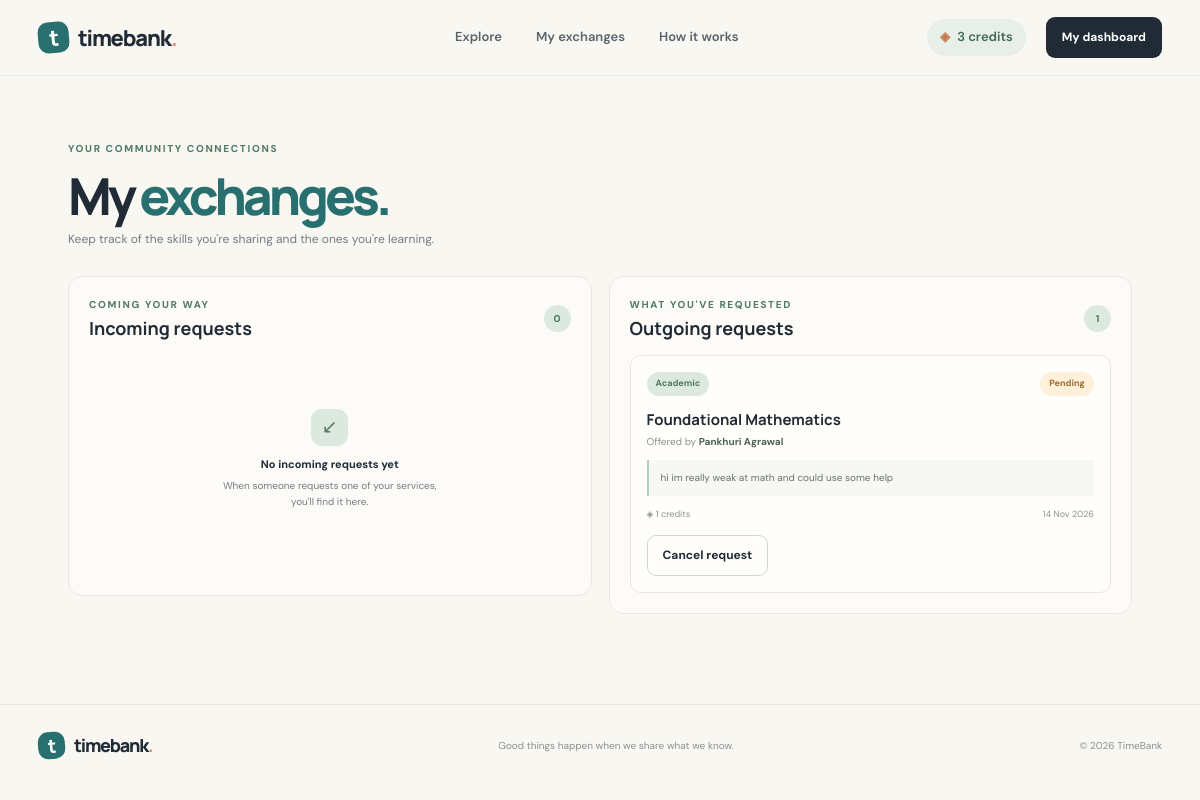
Page /exchanges (signed in) on the earlier database version.
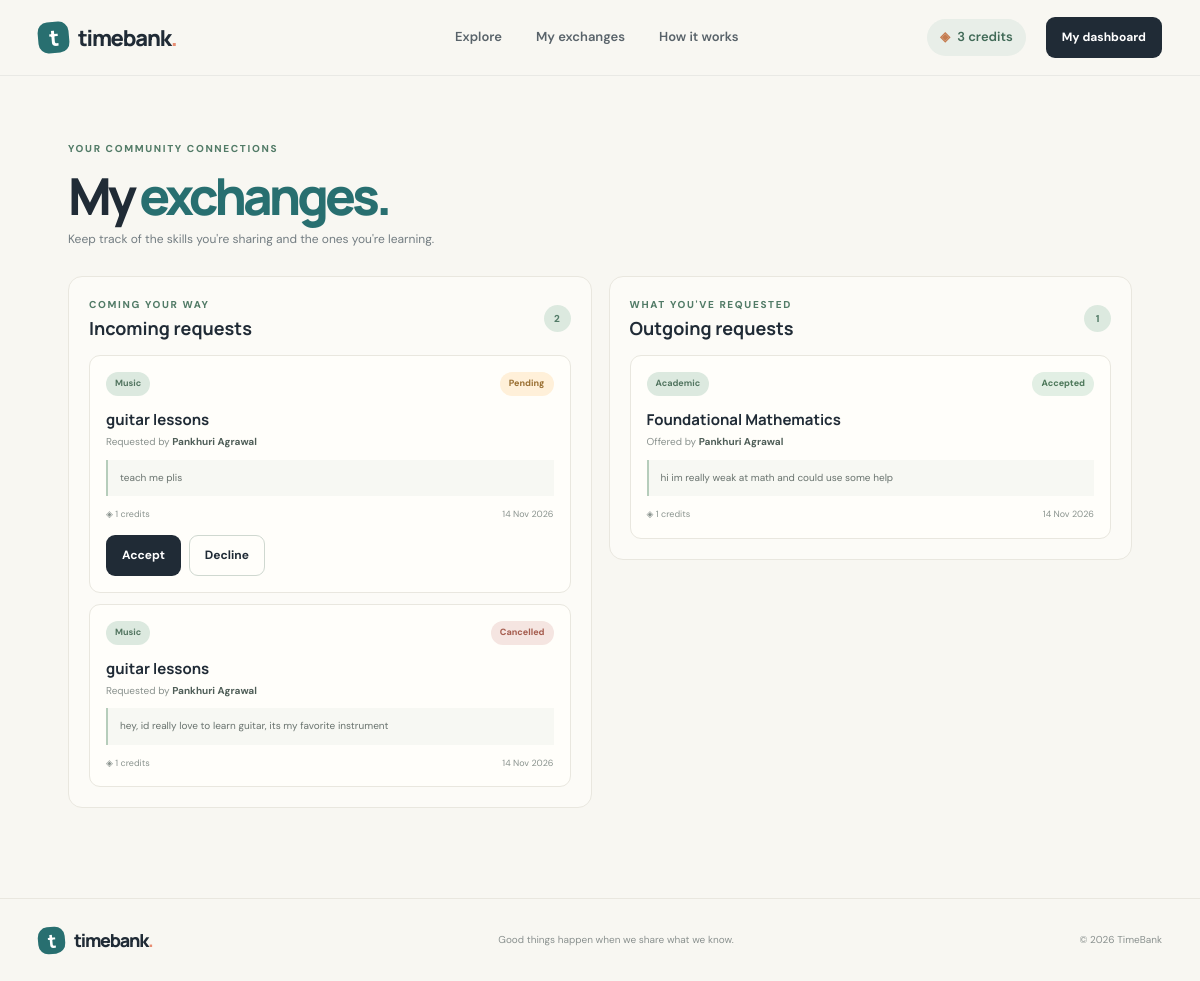
Same page on the later database version.
### models.py (models this page shows)
class User(UserMixin, db.Model):
    id = db.Column(db.Integer, primary_key=True)
    name = db.Column(db.String(80), nullable=False)
    email = db.Column(db.String(120), unique=True, nullable=False, index=True)
    password_hash = db.Column(db.String(255), nullable=False)
    location = db.Column(db.String(120))
    bio = db.Column(db.String(300))
    credits = db.Column(db.Integer, nullable=False, default=3)
    created_at = db.Column(db.DateTime, default=datetime.utcnow)
    services = db.relationship(
        "Service", backref="owner", lazy=True, cascade="all, delete-orphan"
    )

class ExchangeRequest(db.Model):
    id = db.Column(db.Integer, primary_key=True)
    service_id = db.Column(db.Integer, db.ForeignKey("service.id"), nullable=False)
    requester_id = db.Column(db.Integer, db.ForeignKey("user.id"), nullable=False)
    provider_id = db.Column(db.Integer, db.ForeignKey("user.id"), nullable=False)
    message = db.Column(db.Text, nullable=False)
    status = db.Column(db.String(20), nullable=False, default="pending")
    created_at = db.Column(db.DateTime, default=datetime.utcnow)
    service = db.relationship("Service", backref="exchange_requests")
    requester = db.relationship("User", foreign_keys=[requester_id])
    provider = db.relationship("User", foreign_keys=[provider_id])

class Service(db.Model):
    id = db.Column(db.Integer, primary_key=True)
    title = db.Column(db.String(100), nullable=False)
    category = db.Column(db.String(40), nullable=False)
    description = db.Column(db.Text, nullable=False)
    duration_hours = db.Column(db.Integer, nullable=False, default=1)
    is_active = db.Column(db.Boolean, nullable=False, default=True)
    created_at = db.Column(db.DateTime, default=datetime.utcnow)
    owner_id = db.Column(db.Integer, db.ForeignKey("user.id"), nullable=False)

### app.py (the view)
@app.route("/exchanges")
@login_required
def exchanges():
    incoming = (
        ExchangeRequest.query.filter_by(provider_id=current_user.id)
        .order_by(ExchangeRequest.created_at.desc()).all()
    )
    outgoing = (
        ExchangeRequest.query.filter_by(requester_id=current_user.id)
        .order_by(ExchangeRequest.created_at.desc()).all()
    )
    return render_template("exchanges.html", incoming=incoming, outgoing=outgoing)

### app.py (called while the page is built)
@login_manager.user_loader
def load_user(user_id):
    return db.session.get(User, int(user_id))

### templates/exchanges.html (shortened to what this page needs)
{% extends "base.html" %}
{% block content %}
<section class="page-shell">
  <div class="page-intro"><div class="eyebrow">YOUR COMMUNITY CONNECTIONS</div><h1>My <span>exchanges.</span></h1><p class="muted">Keep track of the skills you're sharing and the ones you're learning.</p></div>
  <div class="exchange-columns">
    <section class="exchange-panel">
      <div class="exchange-panel-heading"><div><div class="eyebrow">COMING YOUR WAY</div><h2>Incoming requests</h2></div><span class="count-bubble">{{ incoming|length }}</span></div>
      {% if incoming %}
        {% for item in incoming %}
          <article class="exchange-card">
            <div class="exchange-card-top"><span class="category-tag">{{ item.service.category }}</span><span class="status-pill status-{{ item.status }}">{{ item.status }}</span></div>
            <h3>{{ item.service.title }}</h3>
            <p class="exchange-person">Requested by <b>{{ item.requester.name }}</b></p>
            <blockquote>{{ item.message }}</blockquote>
            <div class="exchange-meta"><span>◈ {{ item.service.duration_hours }} credits</span><span>{{ item.created_at.strftime('%d %b %Y') }}</span></div>
            {% if item.status == 'pending' %}
              <div class="exchange-actions">
                <form method="POST" action="{{ url_for('update_exchange', exchange_id=item.id, action='accept') }}"><button class="button button-dark button-small" type="submit">Accept</button></form>
                <form method="POST" action="{{ url_for('update_exchange', exchange_id=item.id, action='reject') }}"><button class="button button-outline button-small" type="submit">Decline</button></form>
              </div>
            {% endif %}
          </article>
        {% endfor %}
      {% else %}
        <div class="exchange-empty"><span>↙</span><b>No incoming requests yet</b><p>When someone requests one of your services, you'll find it here.</p></div>
      {% endif %}
    </section>
    <section class="exchange-panel">
      <div class="exchange-panel-heading"><div><div class="eyebrow">WHAT YOU'VE REQUESTED</div><h2>Outgoing requests</h2></div><span class="count-bubble">{{ outgoing|length }}</span></div>
      {% if outgoing %}
        {% for item in outgoing %}
          <article class="exchange-card">
            <div class="exchange-card-top"><span class="category-tag">{{ item.service.category }}</span><span class="status-pill status-{{ item.status }}">{{ item.status }}</span></div>
            <h3>{{ item.service.title }}</h3>
            <p class="exchange-person">Offered by <b>{{ item.provider.name }}</b></p>
            <blockquote>{{ item.message }}</blockquote>
            <div class="exchange-meta"><span>◈ {{ item.service.duration_hours }} credits</span><span>{{ item.created_at.strftime('%d %b %Y') }}</span></div>
            {% if item.status == 'pending' %}
              <div class="exchange-actions"><form method="POST" action="{{ url_for('update_exchange', exchange_id=item.id, action='cancel') }}"><button class="button button-outline button-small" type="submit">Cancel request</button></form></div>
            {% endif %}
          </article>
        {% endfor %}
      {% else %}
        <div class="exchange-empty"><span>↗</span><b>You haven't requested anything</b><p>Explore services and send your first request when something catches your eye.</p><a class="button button-outline button-small" href="{{ url_for('explore') }}">Explore services</a></div>
      {% endif %}
    </section>
  </div>
</section>
{% endblock %}

### templates/base.html (shortened to what this page needs)
<!DOCTYPE html>
<html lang="en">
<head>
  <link rel="stylesheet" href="{{ url_for('static', filename='css/style.css') }}">
  <link rel="stylesheet" href="{{ url_for('static', filename='css/components.css') }}">
</head>
<body>
  <header class="site-header">
    <div class="nav-wrap">
      <a class="brand" href="{{ url_for('index') }}">
        <span class="brand-mark">t</span><span>timebank<span class="brand-dot">.</span></span>
      </a>
      <nav class="main-nav">
        <a href="{{ url_for('explore') }}">Explore</a>
        {% if current_user.is_authenticated %}
          <a href="{{ url_for('exchanges') }}">My exchanges</a>
        {% endif %}
        <a href="{{ url_for('index') }}#how-it-works">How it works</a>
      </nav>
      <div class="nav-actions">
        {% if current_user.is_authenticated %}
          <a class="credit-pill" href="{{ url_for('dashboard') }}"><span class="coin">◈</span> {{ current_user.credits }} credits</a>
          <a class="button button-dark button-small" href="{{ url_for('dashboard') }}">My dashboard</a>
        {% else %}
          <a class="nav-login" href="{{ url_for('login') }}">Log in</a>
          <a class="button button-dark button-small" href="{{ url_for('signup') }}">Join TimeBank <span>↗</span></a>
        {% endif %}
      </div>
    </div>
  </header>
  <main>
    {% block content %}{% endblock %}
  </main>
  <footer class="site-footer">
    <div class="footer-inner">
      <a class="brand brand-footer" href="{{ url_for('index') }}"><span class="brand-mark">t</span><span>timebank<span class="brand-dot">.</span></span></a>
      <p>Good things happen when we share what we know.</p>
      <span>© 2026 TimeBank</span>
    </div>
  </footer>
</body>
</html>

### static/css/style.css (style rules this page uses)
:root { --ink: #202b36; --muted: #737d82; --paper: #f8f7f2; --white: #fffefa; --line: #e9e7df; --sage: #dce9df; --sage-strong: #527b67; --teal: #286f70; --coral: #e88d72; --coral-soft: #f8e3d9; --lilac: #e9e3f2; --shadow: 0 16px 45px rgba(36, 48, 55, .07); }
* { box-sizing: border-box; }
html { scroll-behavior: smooth; }
body { margin: 0; background: var(--paper); color: var(--ink); font-family: "DM Sans", sans-serif; line-height: 1.55; }
a { color: inherit; text-decoration: none; }
button, input, textarea, select { font: inherit; }
.site-header { height: 76px; border-bottom: 1px solid rgba(32,43,54,.07); background: rgba(248,247,242,.94); position: sticky; top: 0; z-index: 20; backdrop-filter: blur(14px); }
.nav-wrap { max-width: 1180px; height: 100%; padding: 0 28px; margin: auto; display: flex; align-items: center; justify-content: space-between; }
.brand { display: inline-flex; align-items: center; gap: 9px; font: 800 22px "Manrope", sans-serif; letter-spacing: -1.2px; }
.brand-mark { width: 31px; height: 31px; border-radius: 10px; display: grid; place-items: center; background: var(--teal); color: white; font: 800 22px "Manrope"; transform: rotate(-5deg); }
.brand-dot { color: var(--coral); }
.main-nav { display: flex; gap: 34px; margin-left: 90px; color: #59636a; font-size: 13px; font-weight: 600; }
.nav-actions { display: flex; align-items: center; gap: 20px; font-size: 13px; font-weight: 600; }
.credit-pill { background: #e8eee8; color: #416a57; border-radius: 30px; padding: 8px 13px; }
.coin { color: #c47a4d; margin-right: 4px; }
.button { display: inline-flex; justify-content: center; align-items: center; gap: 18px; border: 1px solid transparent; border-radius: 9px; padding: 14px 20px; font-size: 13px; font-weight: 700; cursor: pointer; transition: transform .18s, background .18s, box-shadow .18s; }
.button-dark { background: var(--ink); color: white; }
.button-outline { background: transparent; border-color: #cfd8d0; color: var(--ink); }
.button-small { padding: 10px 15px; font-size: 12px; }
.eyebrow { color: var(--sage-strong); font-size: 10px; letter-spacing: 1.65px; font-weight: 800; }
.hero h1, .page-intro h1, .form-page h1, .auth-aside h1 { font: 800 clamp(48px, 6vw, 76px)/1.05 "Manrope", sans-serif; letter-spacing: -4px; margin: 21px 0 19px; }
.highlight-word, .section-heading h2 span, .page-intro h1 span, .form-page h1 span { color: var(--teal); }
.category-tag { background: var(--sage); color: #527560; border-radius: 30px; padding: 5px 9px; font-size: 9px; font-weight: 700; }
.site-footer { border-top: 1px solid var(--line); }
.footer-inner { max-width: 1180px; padding: 23px 28px; margin: auto; display: flex; align-items: center; justify-content: space-between; }
.brand-footer { font-size: 18px; }
.brand-footer .brand-mark { width: 27px; height: 27px; font-size: 19px; }
.footer-inner p, .footer-inner > span { color: #8a918f; font-size: 10px; }
.muted { color: var(--muted); }
.dashboard-shell, .page-shell { max-width: 1120px; padding: 65px 28px 90px; margin: auto; }
.page-intro { margin-bottom: 27px; }
.page-intro h1 { font-size: 51px; margin: 12px 0 8px; }
.page-intro p { font-size: 12px; margin: 0; }

Differences in the rows shown:
added ExchangeRequest: service.category "Music", status "Pending", service "guitar lessons", requester.name "Pankhuri Agrawal", message "teach me plis", service.duration_hours "1", created_at "14 Nov 2026", shown under "Incoming requests"
added ExchangeRequest: service.category "Music", status "Cancelled", service "guitar lessons", requester.name "Pankhuri Agrawal", message "hey, id really love to learn guitar, its my favorite instrument", service.duration_hours "1", created_at "14 Nov 2026", shown under "Incoming requests"
changed ExchangeRequest "hi im really weak at math and could use some help": status "Pending" → "Accepted"; no longer shows "Cancel request"
Other differences:
{{ incoming|length }}: "0" → "2"
text no longer shown: "↙ No incoming requests yet When someone requests one of your services, you'll find it here."
